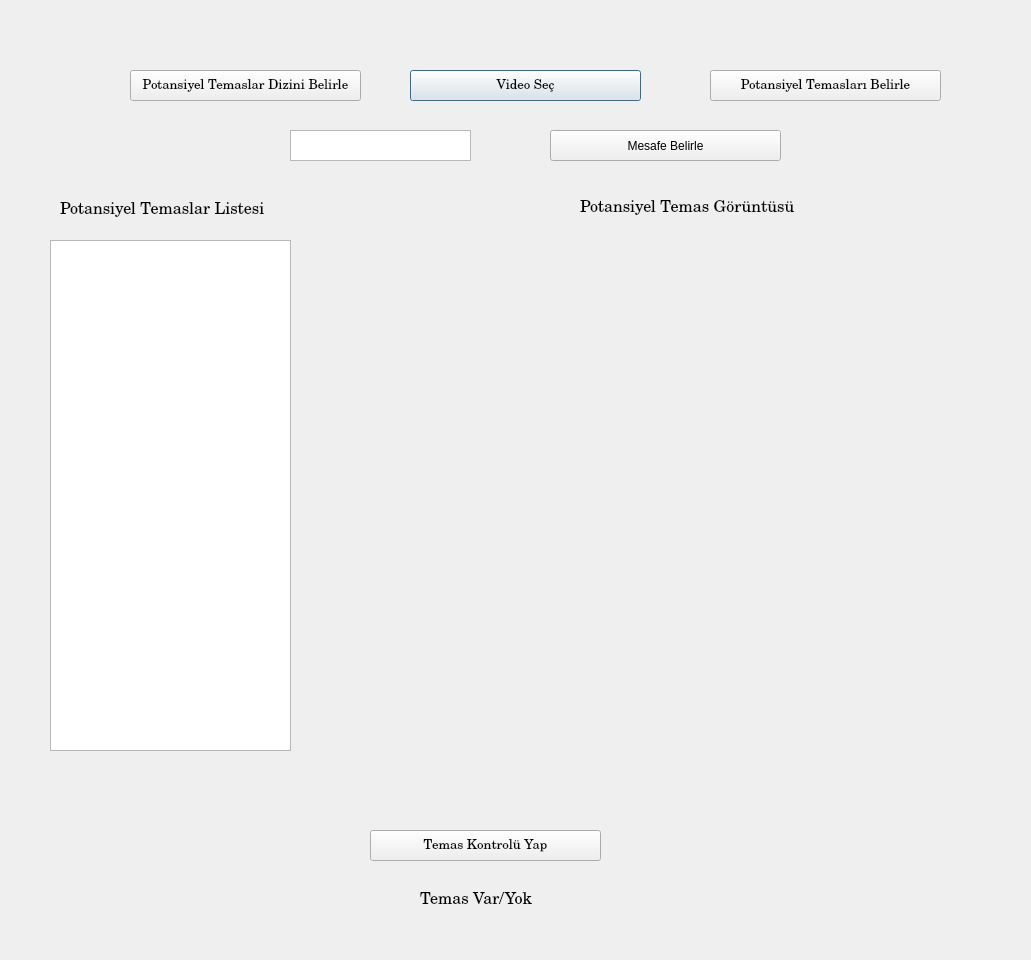
<?xml version="1.0" encoding="UTF-8"?>
<ui version="4.0">
 <class>arayuzEkran</class>
 <widget class="QDialog" name="arayuzEkran">
  <property name="geometry">
   <rect>
    <x>0</x>
    <y>0</y>
    <width>1031</width>
    <height>960</height>
   </rect>
  </property>
  <property name="windowTitle">
   <string>Futbolcu Temas Tespiti Uygulamasi</string>
  </property>
  <property name="autoFillBackground">
   <bool>false</bool>
  </property>
  <widget class="QPushButton" name="videoSec">
   <property name="geometry">
    <rect>
     <x>410</x>
     <y>70</y>
     <width>231</width>
     <height>31</height>
    </rect>
   </property>
   <property name="font">
    <font>
     <family>Century</family>
     <pointsize>10</pointsize>
    </font>
   </property>
   <property name="text">
    <string>Video Seç</string>
   </property>
  </widget>
  <widget class="QPushButton" name="temasKontrolYap">
   <property name="geometry">
    <rect>
     <x>370</x>
     <y>830</y>
     <width>231</width>
     <height>31</height>
    </rect>
   </property>
   <property name="font">
    <font>
     <family>Century</family>
     <pointsize>10</pointsize>
    </font>
   </property>
   <property name="text">
    <string>Temas Kontrolü Yap</string>
   </property>
  </widget>
  <widget class="QLabel" name="sonucLabel">
   <property name="geometry">
    <rect>
     <x>420</x>
     <y>880</y>
     <width>261</width>
     <height>41</height>
    </rect>
   </property>
   <property name="font">
    <font>
     <family>Century</family>
     <pointsize>12</pointsize>
     <weight>50</weight>
     <bold>false</bold>
    </font>
   </property>
   <property name="text">
    <string>Temas Var/Yok</string>
   </property>
  </widget>
  <widget class="QLabel" name="label_3">
   <property name="geometry">
    <rect>
     <x>60</x>
     <y>200</y>
     <width>211</width>
     <height>21</height>
    </rect>
   </property>
   <property name="font">
    <font>
     <family>Century</family>
     <pointsize>12</pointsize>
     <italic>false</italic>
    </font>
   </property>
   <property name="text">
    <string>Potansiyel Temaslar Listesi</string>
   </property>
  </widget>
  <widget class="QLabel" name="label_4">
   <property name="geometry">
    <rect>
     <x>580</x>
     <y>200</y>
     <width>231</width>
     <height>16</height>
    </rect>
   </property>
   <property name="font">
    <font>
     <family>Century</family>
     <pointsize>12</pointsize>
    </font>
   </property>
   <property name="text">
    <string>Potansiyel Temas Görüntüsü</string>
   </property>
  </widget>
  <widget class="QPushButton" name="potansiyelTemasBelirle">
   <property name="geometry">
    <rect>
     <x>710</x>
     <y>70</y>
     <width>231</width>
     <height>31</height>
    </rect>
   </property>
   <property name="font">
    <font>
     <family>Century</family>
     <pointsize>10</pointsize>
    </font>
   </property>
   <property name="text">
    <string>Potansiyel Temasları Belirle</string>
   </property>
  </widget>
  <widget class="QListWidget" name="resimlerList">
   <property name="geometry">
    <rect>
     <x>50</x>
     <y>240</y>
     <width>241</width>
     <height>511</height>
    </rect>
   </property>
  </widget>
  <widget class="QPushButton" name="temasDizinBelirle">
   <property name="geometry">
    <rect>
     <x>130</x>
     <y>70</y>
     <width>231</width>
     <height>31</height>
    </rect>
   </property>
   <property name="font">
    <font>
     <family>Century</family>
     <pointsize>10</pointsize>
    </font>
   </property>
   <property name="text">
    <string>Potansiyel Temaslar Dizini Belirle</string>
   </property>
  </widget>
  <widget class="QLabel" name="resimLabel">
   <property name="geometry">
    <rect>
     <x>330</x>
     <y>240</y>
     <width>641</width>
     <height>511</height>
    </rect>
   </property>
   <property name="text">
    <string/>
   </property>
  </widget>
  <widget class="QTextEdit" name="mesafeTextBox">
   <property name="geometry">
    <rect>
     <x>290</x>
     <y>130</y>
     <width>181</width>
     <height>31</height>
    </rect>
   </property>
  </widget>
  <widget class="QPushButton" name="mesafeBelirleBtn">
   <property name="geometry">
    <rect>
     <x>550</x>
     <y>130</y>
     <width>231</width>
     <height>31</height>
    </rect>
   </property>
   <property name="text">
    <string>Mesafe Belirle</string>
   </property>
  </widget>
 </widget>
 <resources/>
 <connections/>
</ui>
